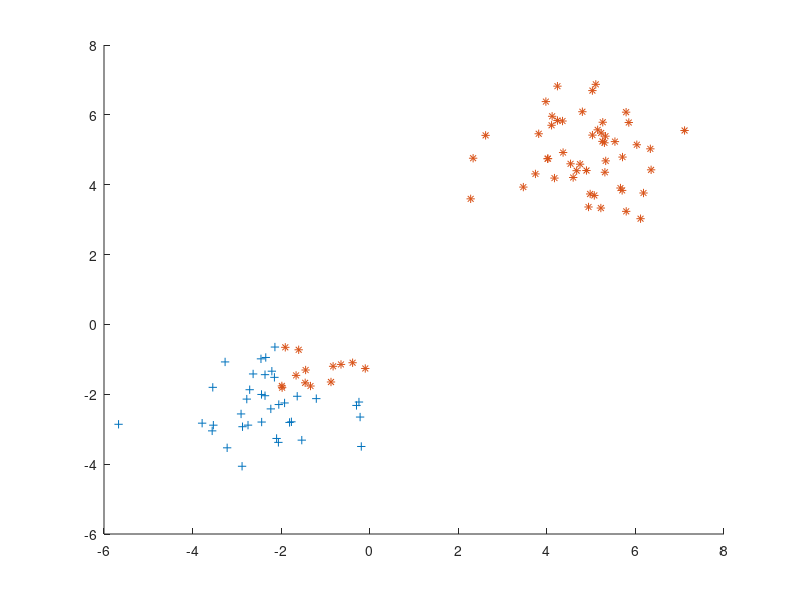

This figure's MATLAB source: (Note: this script raises an error after producing the figure.)

sample_size1=50;
sample_size2=50;


mu1=[5,5]';
sigma1=[1,0;0,1]
r1 = mvnrnd(mu1,sigma1,sample_size1);

mu2=[-2,-2]';
sigma2=[1,0;0,1];
r2 = mvnrnd(mu2,sigma2,sample_size2);


points=[r1;r2];
labels1=zeros(size(r1,1),1);
labels2=ones(size(r2,1),1);
labels2((r2(:,1)>=-2)+(r2(:,2)>=-2)==2)=0;
labels=[labels1;labels2];

hold on
x=points(:,1);
y=points(:,2);
plot(x(labels==1),y(labels==1),'+')
plot(x(labels==0),y(labels==0),'*')
options = sdpsettings('verbose', 0, 'solver', 'mosek');


N=size(points,1);
dims=size(points,2);
    
y = sdpvar(N,1);
w = sdpvar(dims,1);
w0 = sdpvar();
e = ones(N,1);
obj = e'*y;

cons = [y>=0;y >= 1 - (2*labels-1).*(points*w - w0)];
out = optimize(cons,obj,options);


w0=value(w0);
w1=value(w(1));
w2=value(w(2));

x=-5:0.1:5;
y=(w0-w1*x)/w2;
plot(x,y)
